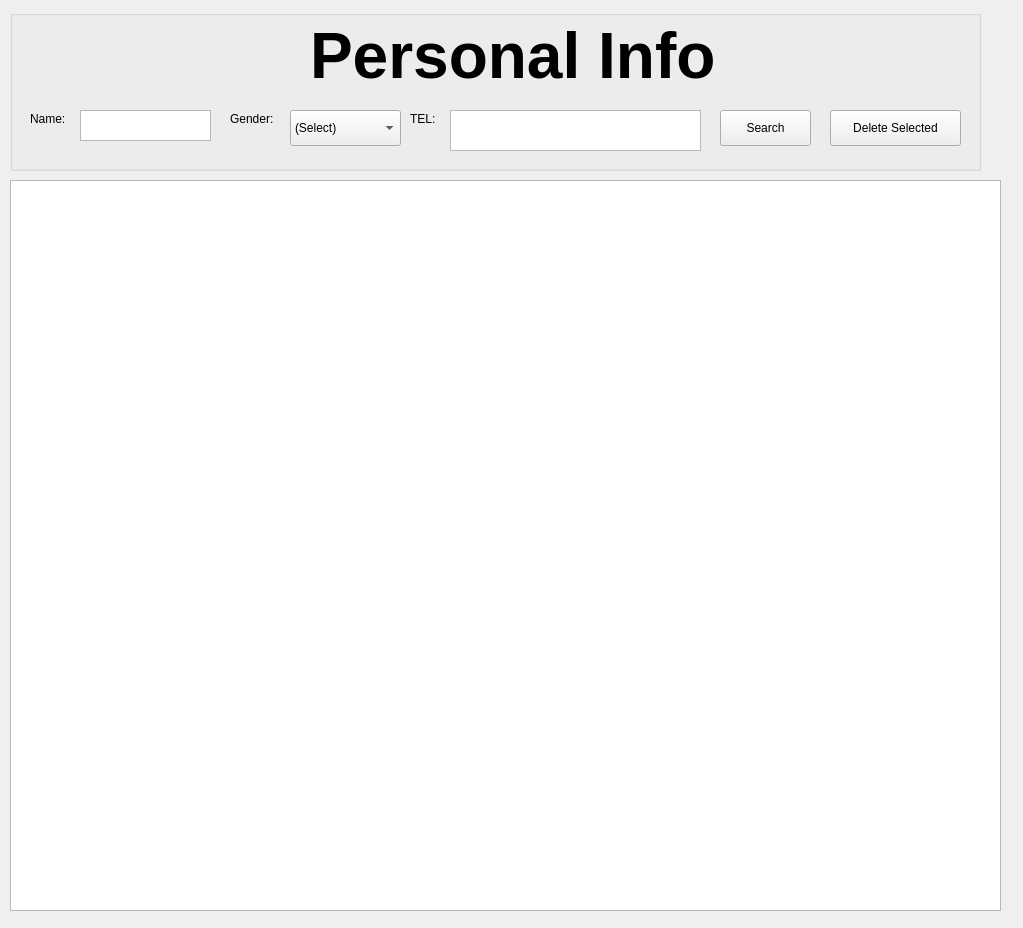
<?xml version="1.0" encoding="UTF-8"?>
<ui version="4.0">
 <class>SearchWindow</class>
 <widget class="QWidget" name="SearchWindow">
  <property name="geometry">
   <rect>
    <x>0</x>
    <y>0</y>
    <width>1023</width>
    <height>928</height>
   </rect>
  </property>
  <property name="windowTitle">
   <string>SearchWindow</string>
  </property>
  <property name="windowIcon">
   <iconset theme="phone">
    <normaloff>.</normaloff>.</iconset>
  </property>
  <widget class="QGroupBox" name="groupBox">
   <property name="geometry">
    <rect>
     <x>10</x>
     <y>10</y>
     <width>971</width>
     <height>161</height>
    </rect>
   </property>
   <property name="title">
    <string/>
   </property>
   <widget class="QPushButton" name="search_pushButton">
    <property name="geometry">
     <rect>
      <x>710</x>
      <y>100</y>
      <width>91</width>
      <height>36</height>
     </rect>
    </property>
    <property name="text">
     <string>Search</string>
    </property>
   </widget>
   <widget class="QPlainTextEdit" name="tel_plainTextEdit">
    <property name="geometry">
     <rect>
      <x>440</x>
      <y>100</y>
      <width>251</width>
      <height>41</height>
     </rect>
    </property>
    <property name="styleSheet">
     <string notr="true"/>
    </property>
   </widget>
   <widget class="QLabel" name="personal_info_label">
    <property name="geometry">
     <rect>
      <x>300</x>
      <y>10</y>
      <width>431</width>
      <height>71</height>
     </rect>
    </property>
    <property name="text">
     <string>&lt;html&gt;&lt;head/&gt;&lt;body&gt;&lt;p&gt;&lt;span style=&quot; font-size:48pt; font-weight:700;&quot;&gt;Personal Info&lt;/span&gt;&lt;/p&gt;&lt;/body&gt;&lt;/html&gt;</string>
    </property>
   </widget>
   <widget class="QPlainTextEdit" name="name_plainTextEdit">
    <property name="geometry">
     <rect>
      <x>70</x>
      <y>100</y>
      <width>131</width>
      <height>31</height>
     </rect>
    </property>
    <property name="styleSheet">
     <string notr="true"/>
    </property>
   </widget>
   <widget class="QLabel" name="name_label">
    <property name="geometry">
     <rect>
      <x>20</x>
      <y>100</y>
      <width>66</width>
      <height>18</height>
     </rect>
    </property>
    <property name="text">
     <string>Name:</string>
    </property>
   </widget>
   <widget class="QLabel" name="tel_label">
    <property name="geometry">
     <rect>
      <x>400</x>
      <y>100</y>
      <width>66</width>
      <height>18</height>
     </rect>
    </property>
    <property name="text">
     <string>TEL:</string>
    </property>
   </widget>
   <widget class="QLabel" name="gender_label">
    <property name="geometry">
     <rect>
      <x>220</x>
      <y>100</y>
      <width>66</width>
      <height>18</height>
     </rect>
    </property>
    <property name="text">
     <string>Gender:</string>
    </property>
   </widget>
   <widget class="QComboBox" name="gender_comboBox">
    <property name="geometry">
     <rect>
      <x>280</x>
      <y>100</y>
      <width>111</width>
      <height>36</height>
     </rect>
    </property>
    <item>
     <property name="text">
      <string>(Select)</string>
     </property>
    </item>
    <item>
     <property name="text">
      <string>Male</string>
     </property>
    </item>
    <item>
     <property name="text">
      <string>Female</string>
     </property>
    </item>
   </widget>
   <widget class="QPushButton" name="delete_selected_pushButton">
    <property name="geometry">
     <rect>
      <x>820</x>
      <y>100</y>
      <width>131</width>
      <height>36</height>
     </rect>
    </property>
    <property name="text">
     <string>Delete Selected</string>
    </property>
   </widget>
   <zorder>tel_label</zorder>
   <zorder>gender_label</zorder>
   <zorder>name_label</zorder>
   <zorder>search_pushButton</zorder>
   <zorder>tel_plainTextEdit</zorder>
   <zorder>personal_info_label</zorder>
   <zorder>name_plainTextEdit</zorder>
   <zorder>gender_comboBox</zorder>
   <zorder>delete_selected_pushButton</zorder>
  </widget>
  <widget class="QTableWidget" name="patient_tableWidget">
   <property name="geometry">
    <rect>
     <x>10</x>
     <y>180</y>
     <width>991</width>
     <height>731</height>
    </rect>
   </property>
  </widget>
 </widget>
 <resources/>
 <connections/>
</ui>
